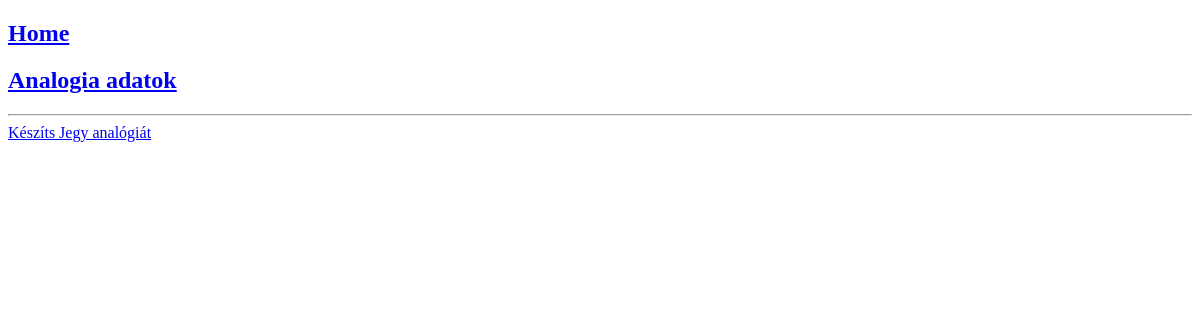
Before: /jegyek/ with the older database file.
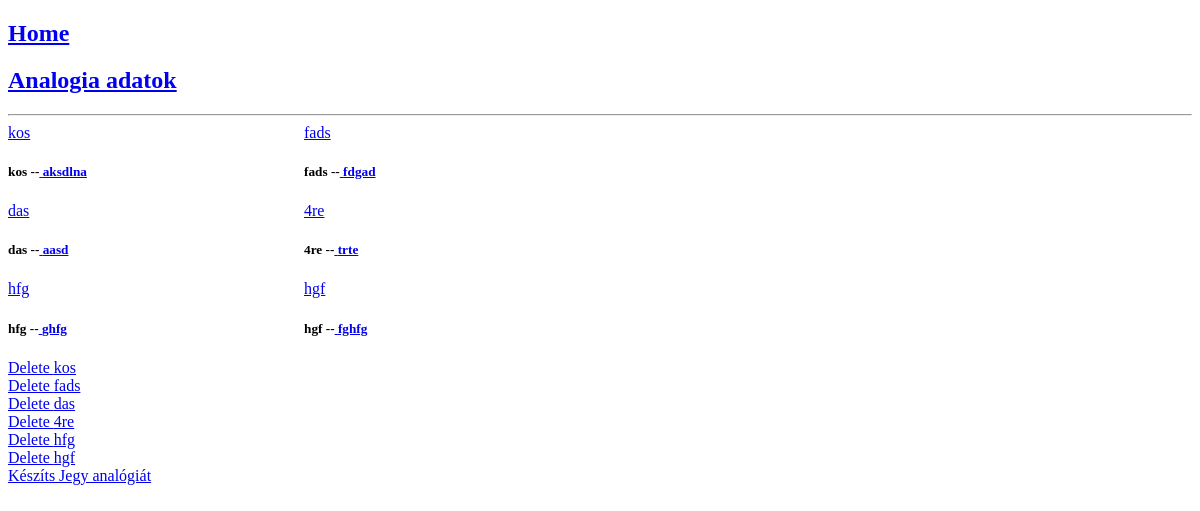
After: the same page with the newer database file.
### base/models.py (models this page shows)
class Analogia1(models.Model):
    nevID = models.CharField(max_length=20)
    analogia_tipus = models.CharField(max_length=20)
    leiras = models.TextField(null=True, blank=True)
    class Meta:
        abstract= True

class Jegy1(Analogia1):
    elem = models.CharField(max_length=6)
    minoseg = models.CharField(max_length=10)
    dekadjegy = models.CharField(max_length=8)
    paritas = models.CharField(max_length=7)
    evszak = models.CharField(max_length=6)
    def __str__(self):
        return self.nevID

### base/views.py (the view)
# urls.py: path("jegyek/", views.jegyek_oldal, name= "jegyek"),
def jegyek_oldal(request):
    jegyek = Jegy1.objects.all()
    context = {'adatok': jegyek}
    return render(request, 'analogiak/jegyek.html', context )

### base/templates/analogiak/jegyek.html (shortened to what this page needs)
{% extends 'analogia_db_base.html' %}
{% block content %}
<div class = "analogia_adatbazis-container">
        {% for adat in adatok %}
            <div>
                <a href="{% url 'analogia_adatbazis' %}">{{adat}}</a>
                <h5>{{adat.nevID}} --<a href="{% url 'jegy' adat.nevID %}"> {{adat.leiras}}</a></h5>
            </div>
        {% endfor %}
        <div>
            {% for adat in adatok %}
                <div>
                    <a href="{% url 'delete-jegy' adat.nevID %}" >Delete {{adat.nevID}}</a>
                </div>
            {% endfor %}
        </div>
    </div>
    <div>
        <a href="{% url 'create-jegyek' %}">Készíts Jegy analógiát</a>
    </div>
{% endblock content %}

Changed rows visible on the page:
added Jegy1: nevID "kos", leiras "aksdlna"
added Jegy1: nevID "fads", leiras "fdgad"
added Jegy1: nevID "das", leiras "aasd"
added Jegy1: nevID "4re", leiras "trte"
added Jegy1: nevID "hfg", leiras "ghfg"
added Jegy1: nevID "hgf", leiras "fghfg"
